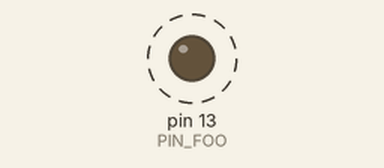
Simulated run of this sketch. Board: Arduino Uno, built with avr-gcc and run on an emulated ATmega328P. Parts: output pins drawn as LEDs (lit = HIGH). Dashed ring = blinking. No radio packets arrive unless stated.

Above: at 0.03 s.
Timing chart, 0 to 3.0 s (numbered marks = the images above):
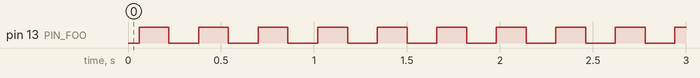

The sketch:

arduino_tx.ino
```cpp
#include <VirtualWire.h>

const int PIN_FOO = 13;
const int PIN_TX = 12;
const int PIN_RX = 11;

const int DELAY = 100;
const int BAUD = 300;

char * controller;

void setup() {
    pinMode( PIN_FOO, OUTPUT );

    vw_set_ptt_inverted(true);
    vw_set_tx_pin( PIN_TX );
    // speed of data transfer Kbps
    vw_setup( BAUD );
}

void loop() {
// ---- Envia 1 ----
    controller = "1";

    vw_send( (uint8_t*)controller, strlen(controller) );
    vw_wait_tx(); // Wait until the whole message is gone

    digitalWrite( PIN_FOO, 1 );
    delay( DELAY );
// ---- Envia 0 ----
    controller = "0";

    vw_send( (uint8_t*)controller, strlen(controller) );
    vw_wait_tx(); // Wait until the whole message is gone

    digitalWrite( PIN_FOO, 0 );
    delay( DELAY );
}
```

Measured:
- by itself, pin 13 (PIN_FOO): alternates HIGH for 0.16 s and LOW for 0.16 s
